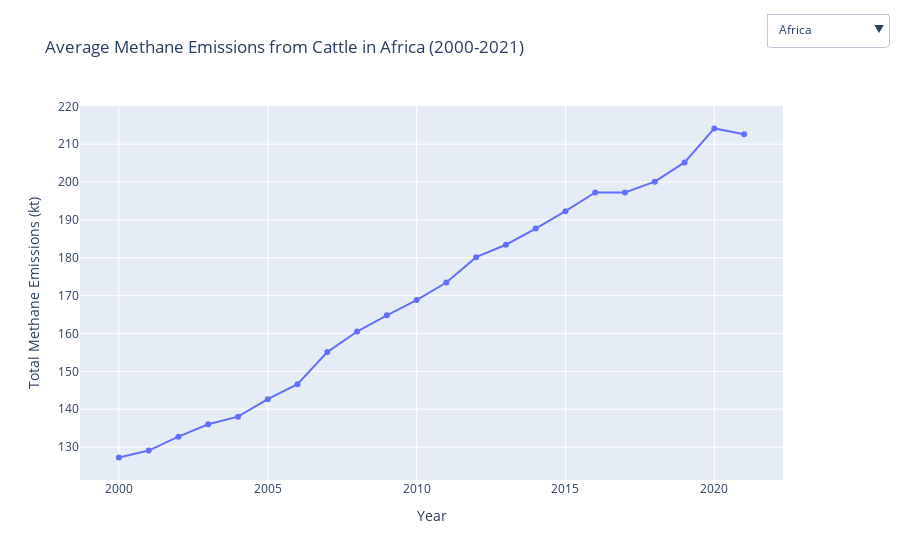

Notebook code for this chart:
### Code cell
#@title Average Methane Emissions from Cattle by Continent (2000-2021) - Interactive Chart

# Group the data by continent and year, and calculate the mean of the 'Value' column
emissions_by_continent_year = df.groupby(['Continent', 'Year'])['Value'].mean().reset_index()

# Create an empty figure
fig = go.Figure()

# Add a trace for each continent
continents = emissions_by_continent_year['Continent'].unique()
for continent in continents:
    continent_data = emissions_by_continent_year[emissions_by_continent_year['Continent'] == continent]
    fig.add_trace(go.Scatter(x=continent_data['Year'], y=continent_data['Value'], mode='lines+markers', name=continent, visible=False))

# Make only the first continent visible
fig.data[0].visible = True

# Create dropdown menu options
dropdown_buttons = []
for i, continent in enumerate(continents):
    dropdown_buttons.append(dict(method='update',
                                 label=continent,
                                 args=[{'visible': [j == i for j in range(len(continents))]},
                                       {'title': f'Average Methane Emissions from Cattle in {continent} (2000-2021)'}]))

# Add dropdown to the layout
fig.update_layout(
    updatemenus=[dict(active=0, buttons=dropdown_buttons, x=1.15, y=1.25)],
    title=f'Average Methane Emissions from Cattle in {continents[0]} (2000-2021)',
    xaxis_title='Year',
    yaxis_title='Total Methane Emissions (kt)',
)

# Show the figure
fig.show()

### Figure 1 — Plotly figure (JSON) as saved in the notebook; plotly's stock layout.template omitted (floating-point values rounded to 4 significant figures)
{"data": [{"mode": "lines+markers", "name": "Africa", "type": "scatter", "visible": true, "x": [2000, 2001, 2002, 2003, 2004, 2005, 2006, 2007, 2008, 2009, 2010, 2011, 2012, 2013, 2014, 2015, 2016, 2017, 2018, 2019, 2020, 2021], "y": [127.2, 129.1, 132.7, 136.0, 138.0, 142.7, 146.6, 155.1, 160.5, 164.8, 168.8, 173.5, 180.2, 183.4, 187.7, 192.3, 197.3, 197.3, 200.1, 205.2, 214.1, 212.6]}, {"mode": "lines+markers", "name": "Asia", "type": "scatter", "visible": false, "x": [2000, 2001, 2002, 2003, 2004, 2005, 2006, 2007, 2008, 2009, 2010, 2011, 2012, 2013, 2014, 2015, 2016, 2017, 2018, 2019, 2020, 2021], "y": [374.2, 369.5, 365.2, 364.4, 369.1, 374.5, 382.8, 387.1, 391.1, 382.7, 384.8, 384.0, 386.1, 384.1, 387.2, 391.5, 399.1, 402.9, 404.2, 410.7, 415.5, 417.5]}, {"mode": "lines+markers", "name": "Europe", "type": "scatter", "visible": false, "x": [2000, 2001, 2002, 2003, 2004, 2005, 2006, 2007, 2008, 2009, 2010, 2011, 2012, 2013, 2014, 2015, 2016, 2017, 2018, 2019, 2020, 2021], "y": [324.6, 315.4, 310.7, 304.1, 294.5, 286.0, 279.9, 278.8, 276.8, 272.5, 268.9, 262.3, 262.7, 262.7, 263.3, 262.8, 261.6, 259.3, 254.9, 251.7, 249.0, 245.6]}, {"mode": "lines+markers", "name": "North America", "type": "scatter", "visible": false, "x": [2000, 2001, 2002, 2003, 2004, 2005, 2006, 2007, 2008, 2009, 2010, 2011, 2012, 2013, 2014, 2015, 2016, 2017, 2018, 2019, 2020, 2021], "y": [393.8, 393.6, 395.5, 394.0, 393.2, 393.3, 397.1, 398.1, 398.8, 396.3, 395.3, 393.7, 389.2, 388.2, 387.0, 389.2, 395.6, 400.2, 404.0, 406.1, 404.5, 405.3]}, {"mode": "lines+markers", "name": "Oceania", "type": "scatter", "visible": false, "x": [2000, 2001, 2002, 2003, 2004, 2005, 2006, 2007, 2008, 2009, 2010, 2011, 2012, 2013, 2014, 2015, 2016, 2017, 2018, 2019, 2020, 2021], "y": [200.6, 203.4, 206.3, 201.3, 205.2, 205.9, 209.1, 207.5, 204.4, 209.5, 203.3, 213.2, 214.8, 218.9, 218.4, 208.3, 197.0, 201.9, 202.8, 193.9, 187.5, 191.9]}, {"mode": "lines+markers", "name": "South America", "type": "scatter", "visible": false, "x": [2000, 2001, 2002, 2003, 2004, 2005, 2006, 2007, 2008, 2009, 2010, 2011, 2012, 2013, 2014, 2015, 2016, 2017, 2018, 2019, 2020, 2021], "y": [1349.0, 1382.0, 1441.0, 1510.0, 1557.0, 1577.0, 1581.0, 1559.0, 1572.0, 1578.0, 1567.0, 1571.0, 1581.0, 1582.0, 1588.0, 1590.0, 1607.0, 1603.0, 1603.0, 1618.0, 1636.0, 1669.0]}], "layout": {"title": {"text": "Average Methane Emissions from Cattle in Africa (2000-2021)"}, "updatemenus": [{"active": 0, "buttons": [{"args": [{"visible": [true, false, false, false, false, false]}, {"title": "Average Methane Emissions from Cattle in Africa (2000-2021)"}], "label": "Africa", "method": "update"}, {"args": [{"visible": [false, true, false, false, false, false]}, {"title": "Average Methane Emissions from Cattle in Asia (2000-2021)"}], "label": "Asia", "method": "update"}, {"args": [{"visible": [false, false, true, false, false, false]}, {"title": "Average Methane Emissions from Cattle in Europe (2000-2021)"}], "label": "Europe", "method": "update"}, {"args": [{"visible": [false, false, false, true, false, false]}, {"title": "Average Methane Emissions from Cattle in North America (2000-2021)"}], "label": "North America", "method": "update"}, {"args": [{"visible": [false, false, false, false, true, false]}, {"title": "Average Methane Emissions from Cattle in Oceania (2000-2021)"}], "label": "Oceania", "method": "update"}, {"args": [{"visible": [false, false, false, false, false, true]}, {"title": "Average Methane Emissions from Cattle in South America (2000-2021)"}], "label": "South America", "method": "update"}], "x": 1.15, "y": 1.25}], "xaxis": {"title": {"text": "Year"}}, "yaxis": {"title": {"text": "Total Methane Emissions (kt)"}}}}
